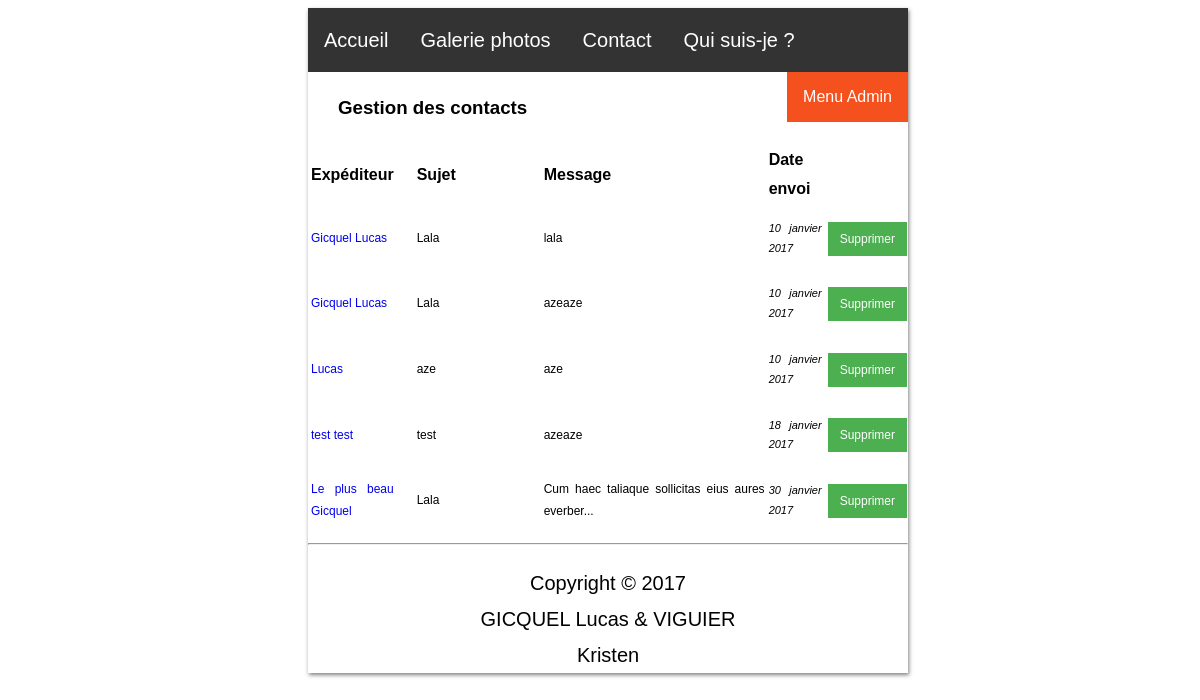
/gestionContact (signed in), run on the app's committed database.
### tables this page shows
CREATE TABLE `contact` (
  `id` int(11) NOT NULL,
  `nom` varchar(255) NOT NULL,
  `prenom` varchar(255) NOT NULL,
  `email` varchar(255) NOT NULL,
  `sujet` text NOT NULL,
  `message` text NOT NULL,
  `dateEnvoie` int(11) NOT NULL,
  `lu` tinyint(1) NOT NULL,
  `ip` varchar(255) NOT NULL
);

### controleur/gestionContact.php (called while the page is built, shortened)
<?php
	require_once('class/t_texte.php');
	require_once('modele/m_contact.php');
	$t_texte = new t_texte();
	$m_contact = new m_contact($base_de_donnee);
	if(!empty($url_param[0])) {
		if(preg_match('#^[0-9]{1,}$#', $url_param[0])) {
			$num_page = $url_param[0];
		} else { $num_page = 1; }
	} else { $num_page = 1; }
	$liste_messages = $m_contact->liste_message($num_page);
?>

### modele/m_contact.php (called while the page is built, shortened)
<?php
	class m_contact{
		private $base_de_donnee;
		public function __construct($base_de_donnee){
			$this->base_de_donnee = $base_de_donnee;
		}
		public function liste_message($numPage) {
            $calcul = ($numPage - 1) * NB_ELEMENT_PAGE;
			$liste_message = $this->base_de_donnee->prepare('SELECT * FROM contact LIMIT ?, '.NB_ELEMENT_PAGE);
            $liste_message->bindValue(1, $calcul, PDO::PARAM_INT);
			$liste_message->execute();
			$retour = $liste_message->fetchAll(PDO::FETCH_OBJ);
			return $retour;
		}
}
?>

### controleur/class/t_texte.php (called while the page is built, shortened)
<?php
	class t_texte{
		public function quand($timestamp){
			$superdate = date('d F Y', $timestamp);
			$superdate = str_replace('January', 'janvier', $superdate);
			$superdate = str_replace('February', 'février', $superdate);
			$superdate = str_replace('March', 'mars', $superdate);
			$superdate = str_replace('April', 'avril', $superdate);
			$superdate = str_replace('May', 'mai', $superdate);
			$superdate = str_replace('June', 'juin', $superdate);
			$superdate = str_replace('July', 'juillet', $superdate);
			$superdate = str_replace('August', 'aout', $superdate);
			$superdate = str_replace('September', 'septembre', $superdate);
			$superdate = str_replace('October', 'octobre', $superdate);
			$superdate = str_replace('November', 'novembre', $superdate);
			$superdate = str_replace('December', 'décembre', $superdate);
			return $superdate;
		}
	}
?>

### vue/gestionContact.php (the view)
<section class="contenu" style="width:100%">
	<h1 style="padding-left: 30px;">Gestion des contacts</h1>
	<table style="width:100%">
		<tr>
			<th>Expéditeur</th>
			<th style="padding-left: 20px;">Sujet</th>
			<th style="padding-left: 20px;">Message</th>
			<th>Date envoi</th>
		</tr>
	<?php
		foreach($liste_messages as $message) {
			echo
				'<tr style="font-size:12px;">'.
					'<td width="10%">' . '<a href="' . ADRESSE_ABSOLUE_URL ."gestionContactDetail/" . $message->id . '">'. $message->nom . ' ' . $message->prenom .' </a>' . '</td>'.
					'<td width="25%" style="padding-left: 20px;">'. htmlspecialchars(mb_strimwidth($message->sujet, 0, 50, "...")) .'</td>'.
					'<td width="50%" style="padding-left: 20px;">'. htmlspecialchars(mb_strimwidth($message->message, 0, 50, "...")) .'</td>'.
					'<td width="10%"><p style="font-size:11px; font-style:italic;">'. $t_texte->quand($message->dateEnvoie) .'</p></td>'.
					'<td width="2%">
						<form method="post" action="" onsubmit="return confirmationSuppression()">
								<input type="hidden" name="idToDelete" value="' . $message->id . '">
								<input type="submit" value="Supprimer" style="padding: 10px 10px; font-size: 12px;">
						</form>
					</td>'.
				'</tr>';
		}
	?>
	</table>
	<hr>
</section>

### vue/css/style.css (style rules this page uses)
body { width: 100%; height:100%; }
html { width: 100%; height:100%; font: 20px Montserrat, sans-serif; line-height: 1.8; background: url(http://www.eloanenaturo.fr/ressources/images/f8f28aab6287.jpeg) no-repeat center center fixed; -webkit-background-size: cover; -moz-background-size: cover; -o-background-size: cover; background-size: cover; }
a { text-decoration: none; }
.contenu { height:100%; font-size:16px; margin:auto; text-align: justify; width: 50%; }
form { width: 100%; margin:auto; }
input { width: 100%; }
input[type=button], input[type=submit], input[type=reset] { background-color: #4CAF50; border: none; color: white; padding: 16px 32px; text-decoration: none; margin: 4px 2px; cursor: pointer; font-size: 16px; }

### data on the page
contact: nom "Gicquel", prenom "Lucas", sujet "Lala", message "lala", dateEnvoie "10 janvier 2017"
contact: nom "Gicquel", prenom "Lucas", sujet "Lala", message "azeaze", dateEnvoie "10 janvier 2017"
contact: prenom "Lucas", sujet "aze", message "aze", dateEnvoie "10 janvier 2017"
contact: nom "test", prenom "test", sujet "test", message "azeaze", dateEnvoie "18 janvier 2017"
contact: nom "Le plus beau", prenom "Gicquel", sujet "Lala", message "Cum haec taliaque sollicitas eius aures everber...", dateEnvoie "30 janvier 2017"
